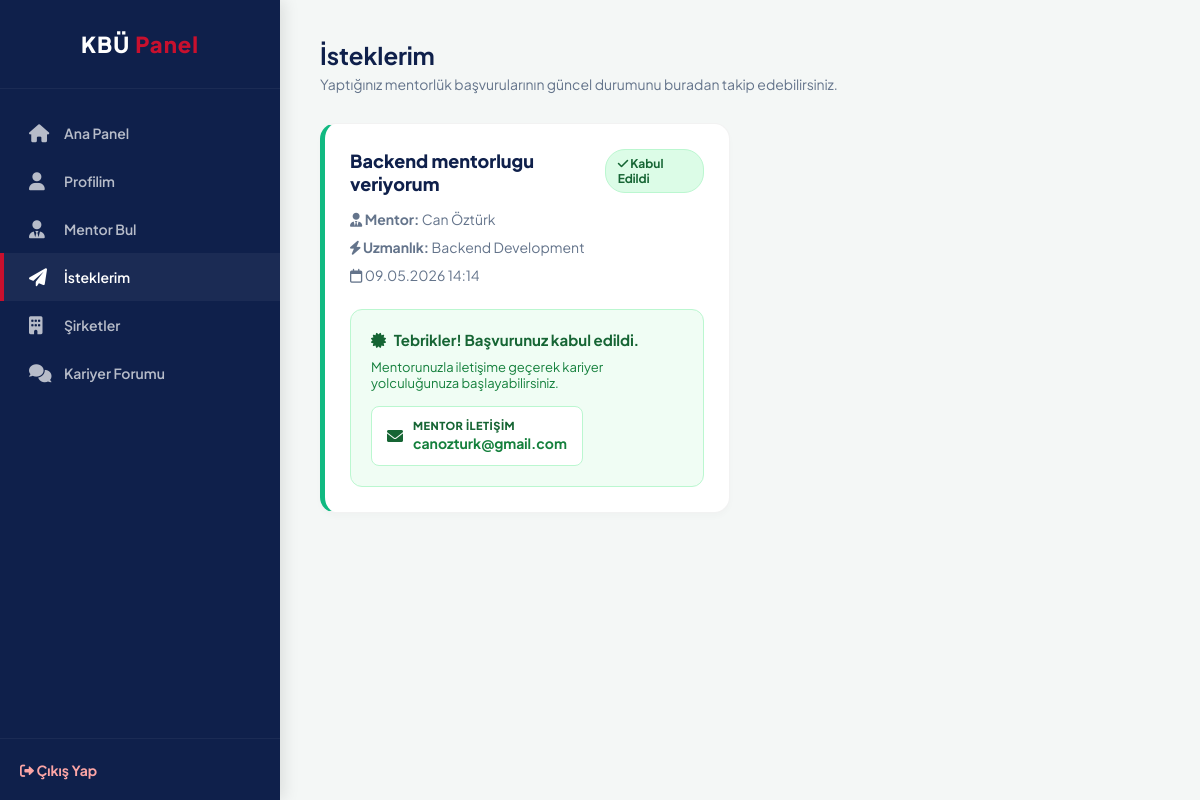
/kariyer_platformu/mentor/student_my_requests.php (signed in), run on the app's committed database.
### tables this page shows
CREATE TABLE mentor_applications (
    application_id INT PRIMARY KEY AUTO_INCREMENT,
    ads_id INT NOT NULL,
    student_id INT NOT NULL,
    message TEXT,
    status ENUM('Waiting', 'Approved', 'Rejected') DEFAULT 'Waiting',
    applied_at TIMESTAMP DEFAULT CURRENT_TIMESTAMP,
    FOREIGN KEY (ads_id) REFERENCES mentor_ads(ads_id) ON DELETE CASCADE,
    FOREIGN KEY (student_id) REFERENCES students(user_id) ON DELETE CASCADE
);

CREATE TABLE mentor_ads (
    ads_id INT PRIMARY KEY AUTO_INCREMENT,
    graduate_id INT NOT NULL,
    expertise VARCHAR(100) NOT NULL,
    title VARCHAR(255) NOT NULL,
    created_at TIMESTAMP DEFAULT CURRENT_TIMESTAMP,
    FOREIGN KEY (graduate_id) REFERENCES graduates(user_id) ON DELETE CASCADE
);

CREATE TABLE users (
    id INT PRIMARY KEY AUTO_INCREMENT,
    first_name VARCHAR(100) NOT NULL,
    last_name VARCHAR(100) NOT NULL,
    email VARCHAR(255) UNIQUE NOT NULL,
    password VARCHAR(255) NOT NULL,
    role ENUM('student', 'graduate', 'admin') NOT NULL,
    is_verified BOOLEAN DEFAULT FALSE,
    gender ENUM('male', 'female', 'other') NULL,
    created_at TIMESTAMP DEFAULT CURRENT_TIMESTAMP
);

### kariyer_platformu/mentor/student_my_requests.php (the view, shortened to what this page needs)
<?php
require_once "../includes/db.php";
$student_id = $_SESSION['user_id'];
$sql = "
    SELECT
        ma.application_id,
        ma.status,
        ma.applied_at as applied_date,
        ads.title,
        ads.expertise,
        u.first_name as mentor_first_name,
        u.last_name as mentor_last_name,
        u.email as mentor_email
    FROM mentor_applications ma
    JOIN mentor_ads ads ON ma.ads_id = ads.ads_id
    JOIN graduates g ON ads.graduate_id = g.user_id
    JOIN users u ON g.user_id = u.id
    WHERE ma.student_id = $student_id
    ORDER BY ma.applied_at DESC
";
$result = mysqli_query($conn, $sql);
$requests = mysqli_fetch_all($result, MYSQLI_ASSOC);
$total_requests = count($requests);
?>
<!DOCTYPE html>
<html lang="tr">
<head>
    <link rel="stylesheet" href="https://cdnjs.cloudflare.com/ajax/libs/font-awesome/6.0.0/css/all.min.css">
    <link rel="stylesheet" href="../assets/css/main.css">
    <link rel="stylesheet" href="../assets/css/app.css">
    <link rel="stylesheet" href="../assets/css/mentor.css">
</head>
<body>
    <div class="app-container">
        <?php include '../includes/sidebar.php'; ?>
        <main class="main-content">
            <div class="page-header">
                <h1 class="page-title">İsteklerim</h1>
                <p class="page-subtitle">Yaptığınız mentorlük başvurularının güncel durumunu buradan takip edebilirsiniz.</p>
            </div>
            <div class="mentor-grid">
                <?php if ($total_requests === 0): ?>
                    <div class="empty-state" style="grid-column: 1 / -1;">
                        <i class="fa-solid fa-paper-plane"></i>
                        <p>Henüz hiçbir mentora başvuru yapmadınız.</p>
                        <a href="student_ads_list.php" class="btn-sm btn-action" style="margin-top: 15px;">Mentor Bul</a>
                    </div>
                <?php else: ?>
                    <?php foreach ($requests as $req): ?>
                        <?php
                            $current_status = trim(strtolower($req['status']));
                            $border_color = ($current_status === 'approved') ? '#10b981' : (($current_status === 'rejected') ? '#ef4444' : 'var(--kbu-lacivert)');
                        ?>
                        <div class="ad-card" style="border-left: 5px solid <?= $border_color ?>;">
                            <div style="display: flex; justify-content: space-between; align-items: flex-start; margin-bottom: 10px;">
                                <h3 class="ad-title" style="margin: 0;"><?= htmlspecialchars($req['title']) ?></h3>
                                <?php
                                    if($current_status === 'approved') {
                                        $bg = 'bg-approved'; $text = '<i class="fa-solid fa-check"></i> Kabul Edildi';
                                    } elseif($current_status === 'rejected') {
                                        $bg = 'bg-rejected'; $text = '<i class="fa-solid fa-xmark"></i> Reddedildi';
                                    } else {
                                        $bg = 'bg-waiting'; $text = 'Değerlendirmede';
                                    }
                                ?>
                                <span class="status-badge <?= $bg ?>"><?= $text ?></span>
                            </div>
                            <p class="ad-info"><i class="fa-solid fa-user-tie"></i> <strong>Mentor:</strong> <?= htmlspecialchars($req['mentor_first_name'] . ' ' . $req['mentor_last_name']) ?></p>
                            <p class="ad-info"><i class="fa-solid fa-bolt"></i> <strong>Uzmanlık:</strong> <?= htmlspecialchars($req['expertise']) ?></p>
                            <p class="ad-info"><i class="fa-regular fa-calendar"></i> <?= date('d.m.Y H:i', strtotime($req['applied_date'])) ?></p>
                            <div style="margin-top: 20px;">
                                <?php if ($current_status === 'approved'): ?>
                                    <div style="background: #f0fdf4; border: 1px solid #bbf7d0; border-radius: 12px; padding: 20px;">
                                        <h4 style="color: #166534; margin: 0 0 10px 0; font-size: 15px;">
                                            <i class="fa-solid fa-certificate" style="margin-right: 5px;"></i> Tebrikler! Başvurunuz kabul edildi.
                                        </h4>
                                        <p style="color: #15803d; font-size: 13px; margin: 0 0 15px 0;">
                                            Mentorunuzla iletişime geçerek kariyer yolculuğunuza başlayabilirsiniz.
                                        </p>
                                        <div style="background: white; padding: 12px 15px; border-radius: 8px; border: 1px solid #bbf7d0; display: inline-flex; align-items: center; gap: 10px;">
                                            <i class="fa-solid fa-envelope" style="color: #166534; font-size: 16px;"></i>
                                            <div>
                                                <span style="display: block; font-size: 11px; font-weight: 800; color: #166534; text-transform: uppercase; letter-spacing: 0.5px;">Mentor İletişim</span>
                                                <a href="mailto:<?= htmlspecialchars($req['mentor_email']) ?>" style="color: #15803d; font-weight: bold; text-decoration: none; font-size: 14px;">
                                                    <?= htmlspecialchars($req['mentor_email']) ?>
                                                </a>
                                            </div>
                                        </div>
                                    </div>
                                <?php endif; ?>
                            </div>
                        </div>
                    <?php endforeach; ?>
                <?php endif; ?>
            </div>
        </main>
    </div>
</body>
</html>

### kariyer_platformu/assets/css/main.css (style rules this page uses)
:root { --kbu-lacivert: #0F204B; --kbu-kirmizi: #C8102E; --kbu-beyaz: #FFFFFF; --bg-light: #F4F7F6; --text-dark: #1E293B; --text-muted: #64748B; --card-shadow: 0 10px 30px rgba(15, 32, 75, 0.08); --font-main: 'Plus Jakarta Sans', sans-serif; --transition: all 0.3s ease; }
* { margin: 0; padding: 0; box-sizing: border-box; }
body { font-family: var(--font-main); background-color: var(--bg-light); color: var(--text-dark); min-height: 100vh; }
a { text-decoration: none; color: var(--kbu-lacivert); transition: var(--transition); }

### kariyer_platformu/assets/css/app.css (style rules this page uses)
.app-container { display: flex; min-height: 100vh; background-color: var(--bg-light); }
.main-content { flex: 1; margin-left: 280px; padding: 40px; }
.page-header { margin-bottom: 30px; }
.page-title { color: var(--kbu-lacivert); font-size: 24px; margin-bottom: 5px; }
.page-subtitle { color: var(--text-muted); font-size: 14px; }

### kariyer_platformu/assets/css/mentor.css (style rules this page uses)
.mentor-grid { display: grid; grid-template-columns: repeat(auto-fill, minmax(350px, 1fr)); gap: 20px; }
.ad-card { background: white; border-radius: 16px; padding: 25px; border: 1px solid rgba(0,0,0,0.05); border-left: 4px solid var(--kbu-lacivert); box-shadow: 0 4px 6px rgba(0,0,0,0.02); transition: all 0.3s ease; display: flex; flex-direction: column; }
.ad-title { font-size: 18px; color: var(--kbu-lacivert); font-weight: 800; margin: 0 0 10px 0; }
.ad-info { color: var(--text-muted); font-size: 14px; margin: 5px 0; }
.ad-info strong { color: var(--text-main); }
.status-badge { padding: 6px 12px; border-radius: 20px; font-size: 12px; font-weight: 700; display: inline-block; }
.bg-approved { background: #dcfce7; color: #166534; border: 1px solid #bbf7d0; }

### data on the page
mentor_applications: ads.title "Backend mentorlugu veriyorum", status "Approved" (drawn), users.first_name+last_name "Can Öztürk", ads.expertise "Backend Development", applied_at "09.05.2026 14:14", users.email "canozturk@gmail.com"
